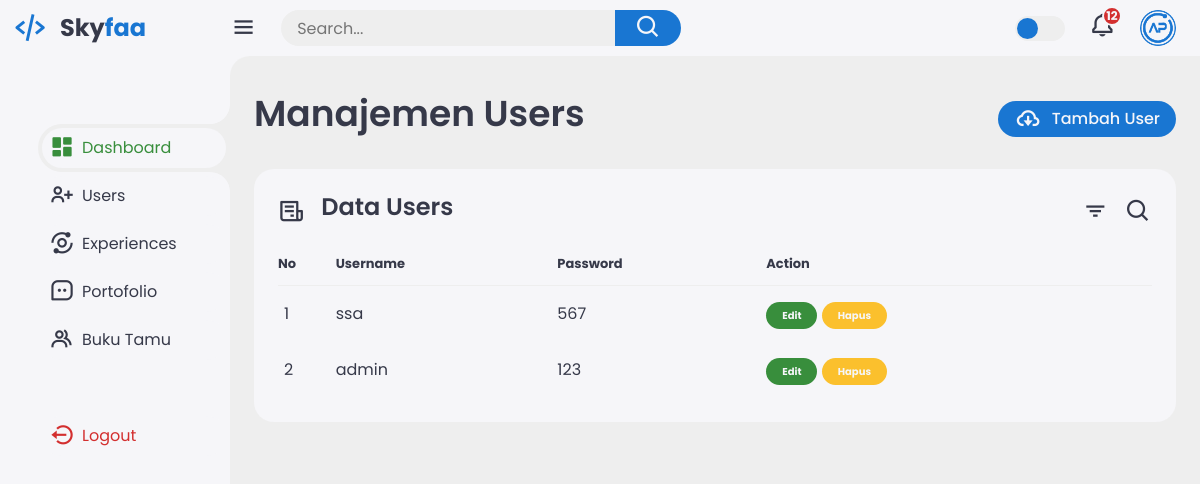
The page /dash2/dashboard.php?page=users (signed in) on the database its author committed.
### tables this page shows
CREATE TABLE `user` (
  `id_user` int(10) NOT NULL,
  `username` varchar(30) NOT NULL,
  `password` varchar(10) NOT NULL
);

### dash2/users.php (the view, shortened to what this page needs)
<?php
require_once('../required/koneksi.php');
$query = "SELECT * FROM user ORDER BY id_user DESC";
$result = mysqli_query($koneksi, $query);
?>
<div class="header">
    <div class="left">
        <h1>Manajemen Users</h1>
    </div>
    <a href="#" class="report" data-bs-toggle="modal" data-bs-target="#addModal">
        <i class='bx bx-cloud-download'></i>
        <span>Tambah User</span>
    </a>
</div>
<div class="bottom-data">
    <div class="orders">
        <div class="header">
            <i class='bx bx-receipt'></i>
            <h3>Data Users</h3>
            <i class='bx bx-filter'></i>
            <i class='bx bx-search'></i>
        </div>
        <table>
            <thead>
                <tr>
                    <th>No</th>
                    <th>Username</th>
                    <th>Password</th>
                    <th>Action</th>
                </tr>
            </thead>
            <tbody>
                <?php
                $no = 1;
                while ($data = mysqli_fetch_array($result)) : ?>
                    <tr>
                        <td><?= $no; ?></td>
                        <td><?= $data['username']; ?></td>
                        <td><?= $data['password']; ?></td>
                        <td>
                            <a href="#" data-bs-toggle="modal" data-bs-target="#editModal<?php echo $data['id_user']; ?>"><span class="status completed">Edit</span></a>
                            <a href="user-delete.php?id_user=<?php echo $data['id_user']?>" onclick="return confirm('Anda yakin ingin menghapus data ini?');">
                                <span class="status pending">Hapus</span>
                            </a>
                        </td>
                    </tr>
                <?php $no++; endwhile; ?>
            </tbody>
        </table>
    </div>
</div>

### dash2/style.css (style rules this page uses)
:root { --light: #f6f6f9; --primary: #1976D2; --light-primary: #CFE8FF; --grey: #eee; --dark-grey: #AAAAAA; --dark: #363949; --danger: #D32F2F; --light-danger: #FECDD3; --warning: #FBC02D; --light-warning: #FFF2C6; --success: #388E3C; --light-success: #BBF7D0; }
* { margin: 0; padding: 0; box-sizing: border-box; font-family: 'Poppins', sans-serif; }
.bx { font-size: 1.7rem; }
a { text-decoration: none; }
html { overflow-x: hidden; }
body { background: var(--grey); overflow-x: hidden; }
.content main .header { display: flex; align-items: center; justify-content: space-between; grid-gap: 16px; flex-wrap: wrap; }
.content main .header .left h1 { font-size: 36px; font-weight: 600; margin-bottom: 10px; color: var(--dark); }
.content main .header .report { height: 36px; padding: 0 16px; border-radius: 36px; background: var(--primary); color: var(--light); display: flex; align-items: center; justify-content: center; grid-gap: 10px; font-weight: 500; }
.content main .bottom-data { display: flex; flex-wrap: wrap; grid-gap: 24px; margin-top: 24px; width: 100%; color: var(--dark); }
.content main .bottom-data>div { border-radius: 20px; background: var(--light); padding: 24px; overflow-x: auto; }
.content main .bottom-data .header { display: flex; align-items: center; grid-gap: 16px; margin-bottom: 24px; }
.content main .bottom-data .header h3 { margin-right: auto; font-size: 24px; font-weight: 600; }
.content main .bottom-data .header .bx { cursor: pointer; }
.content main .bottom-data .orders { flex-grow: 1; flex-basis: 500px; }
.content main .bottom-data .orders table { width: 100%; border-collapse: collapse; }
.content main .bottom-data .orders table th { padding-bottom: 12px; font-size: 13px; text-align: left; border-bottom: 1px solid var(--grey); }
.content main .bottom-data .orders table td { padding: 16px 0; }
.content main .bottom-data .orders table tr td:first-child { display: flex; align-items: center; grid-gap: 12px; padding-left: 6px; }
.content main .bottom-data .orders table tbody tr { cursor: pointer; transition: all 0.3s ease; }
.content main .bottom-data .orders table tr td .status { font-size: 10px; padding: 6px 16px; color: var(--light); border-radius: 20px; font-weight: 700; }
.content main .bottom-data .orders table tr td .status.completed { background: var(--success); }
.content main .bottom-data .orders table tr td .status.pending { background: var(--warning); }

### rows shown on the page
user: username "ssa", password "567"
user: username "admin", password "123"
